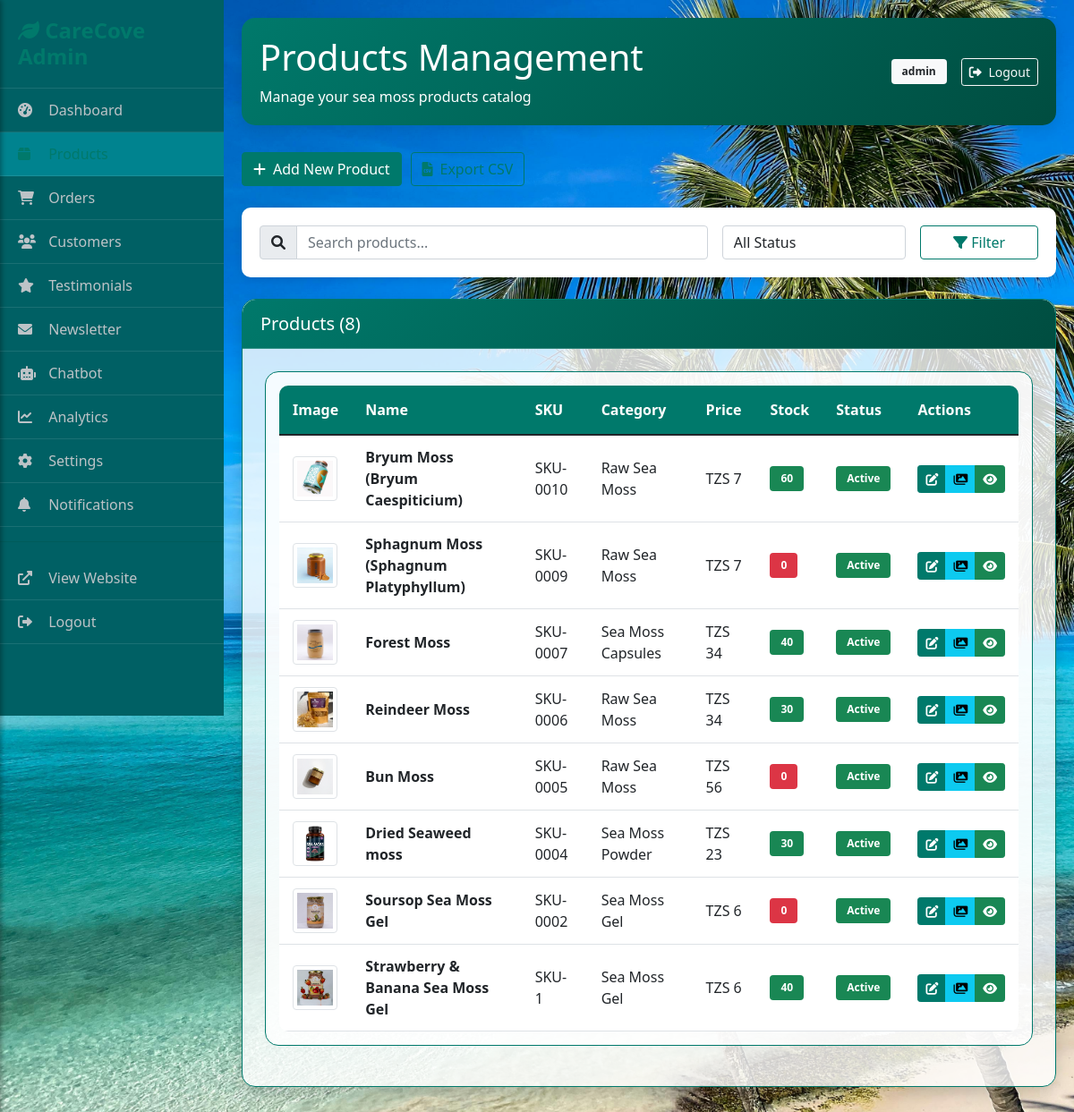
Screenshot of /admin-panel/products/ (signed in) with the database file from the repository.
### shop/models.py (models this page shows, shortened)
class Product(models.Model):
    PRODUCT_TYPES = [
        ('gel', 'Sea Moss Gel'),
        ('powder', 'Sea Moss Powder'),
        ('capsules', 'Sea Moss Capsules'),
        ('raw', 'Raw Sea Moss'),
    ]
    name = models.CharField(max_length=200)
    name_sw = models.CharField(max_length=200, blank=True, help_text="Swahili translation")
    slug = models.SlugField(unique=True)
    category = models.ForeignKey(Category, on_delete=models.CASCADE, related_name='products')
    product_type = models.CharField(max_length=20, choices=PRODUCT_TYPES, default='gel')
    description = models.TextField()
    description_sw = models.TextField(blank=True, help_text="Swahili translation")
    price = models.DecimalField(max_digits=10, decimal_places=2)
    compare_at_price = models.DecimalField(max_digits=10, decimal_places=2, blank=True, null=True)
    cost_price = models.DecimalField(max_digits=10, decimal_places=2, blank=True, null=True)
    sku = models.CharField(max_length=50, unique=True, blank=True)
    stock_quantity = models.PositiveIntegerField(default=0)
    track_inventory = models.BooleanField(default=True)
    allow_backorders = models.BooleanField(default=False)
    weight = models.DecimalField(max_digits=8, decimal_places=2, blank=True, null=True)
    origin = models.CharField(max_length=100, default='Zanzibar, Tanzania')
    ingredients = models.TextField(blank=True)
    benefits = models.TextField(blank=True)
    usage_instructions = models.TextField(blank=True)
    meta_title = models.CharField(max_length=60, blank=True)
    meta_description = models.CharField(max_length=160, blank=True)
    is_active = models.BooleanField(default=True)
    is_featured = models.BooleanField(default=False)
    created_at = models.DateTimeField(auto_now_add=True)
    updated_at = models.DateTimeField(auto_now=True)
    class Meta:
        ordering = ['-created_at']

class ProductImage(models.Model):
    product = models.ForeignKey(Product, on_delete=models.CASCADE, related_name='images')
    image = models.ImageField(upload_to='products/')
    alt_text = models.CharField(max_length=200, blank=True)
    is_primary = models.BooleanField(default=False)
    sort_order = models.PositiveIntegerField(default=0)
    class Meta:
        ordering = ['sort_order', 'id']

class Category(models.Model):
    name = models.CharField(max_length=100)
    name_sw = models.CharField(max_length=100, blank=True, help_text="Swahili translation")
    slug = models.SlugField(unique=True)
    description = models.TextField(blank=True)
    image = models.ImageField(upload_to='categories/', blank=True)
    is_active = models.BooleanField(default=True)
    created_at = models.DateTimeField(auto_now_add=True)
    class Meta:
        verbose_name_plural = 'Categories'
        ordering = ['name']

### admin_panel/views.py (the view, shortened to what this page needs)
# urls.py: path('products/', views.products_list, name='products_list'),
@admin_required
def products_list(request):
    products = Product.objects.all()
    search_query = request.GET.get('search', '')
    category_filter = request.GET.get('category', '')
    status_filter = request.GET.get('status', '')
    sort_by = request.GET.get('sort', '-created_at')
    if search_query:
        products = products.filter(
            Q(name__icontains=search_query) |
            Q(description__icontains=search_query) |
            Q(sku__icontains=search_query)
        )
    if category_filter:
        products = products.filter(category_id=category_filter)
    valid_sort_fields = [
        'name', '-name', 'price', '-price', 'stock_quantity', '-stock_quantity',
        'created_at', '-created_at'
    ]
    if sort_by in valid_sort_fields:
        products = products.order_by(sort_by)
    paginator = Paginator(products, 20)
    page = request.GET.get('page')
    products = paginator.get_page(page)
    categories = Category.objects.all()
    context = {
        'products': products,
        'categories': categories,
        'search_query': search_query,
        'category_filter': category_filter,
        'status_filter': status_filter,
        'sort_by': sort_by,
    }
    return render(request, 'admin_panel/products/list.html', context)

### templates/admin_panel/products/list.html (shortened to what this page needs)
{% extends 'admin_panel/base.html' %}
{% block page_title %}Products Management{% endblock %}
{% block page_description %}Manage your sea moss products catalog{% endblock %}
{% block content %}
<div class="quick-actions mb-4">
    <a href="{% url 'admin_panel:product_add' %}" class="btn btn-primary">
        <i class="fas fa-plus me-2"></i>Add New Product
    </a>
    <button class="btn btn-outline-primary" data-export-url="{% url 'admin_panel:products_export' %}">
        <i class="fas fa-file-csv me-2"></i>Export CSV
    </button>
</div>
<div class="filters mb-4">
    <form method="get" class="row g-3">
        <div class="col-md-7">
            <div class="input-group">
                <span class="input-group-text"><i class="fas fa-search"></i></span>
                <input type="text" class="form-control" name="search" placeholder="Search products..." value="{{ search_query }}">
            </div>
        </div>
        <div class="col-md-3">
            <select class="form-control" name="status">
                <option value="">All Status</option>
            </select>
        </div>
        <div class="col-md-2">
            <button type="submit" class="btn btn-outline-primary w-100">
                <i class="fas fa-filter"></i> Filter
            </button>
        </div>
    </form>
</div>
<div class="card shadow">
    <div class="card-header">
        <h5 class="card-title mb-0">Products ({{ products.paginator.count }})</h5>
    </div>
    <div class="card-body">
        {% if products %}
            <div class="table-responsive">
                <table class="table table-hover">
                    <thead>
                        <tr>
                            <th>Image</th>
                            <th>Name</th>
                            <th>SKU</th>
                            <th>Category</th>
                            <th>Price</th>
                            <th>Stock</th>
                            <th>Status</th>
                            <th>Actions</th>
                        </tr>
                    </thead>
                    <tbody>
                        {% for product in products %}
                        <tr>
                            <td>
                                {% if product.images.first %}
                                    <img src="{{ product.images.first.image.url }}" alt="{{ product.name }}" class="img-thumbnail" style="width: 50px; height: 50px; object-fit: cover;">
                                {% else %}
                                    <div class="img-thumbnail bg-light d-flex align-items-center justify-content-center" style="width: 50px; height: 50px;">
                                        <i class="fas fa-image text-muted"></i>
                                    </div>
                                {% endif %}
                            </td>
                            <td>
                                <strong>{{ product.name }}</strong>
                            </td>
                            <td>{{ product.sku|default:'-' }}</td>
                            <td>{{ product.category.name|default:'-' }}</td>
                            <td>TZS {{ product.price|floatformat:0 }}</td>
                            <td>
                                {% if product.stock_quantity <= 10 %}
                                    <span class="badge bg-danger">{{ product.stock_quantity }}</span>
                                {% else %}
                                    <span class="badge bg-success">{{ product.stock_quantity }}</span>
                                {% endif %}
                            </td>
                            <td>
                                <span class="badge bg-{{ product.is_active|yesno:'success,danger' }}">
                                    {{ product.is_active|yesno:'Active,Inactive' }}
                                </span>
                            </td>
                            <td>
                                <div class="btn-group btn-group-sm">
                                    <a href="{% url 'admin_panel:product_edit' product.id %}" class="btn btn-primary" title="Edit">
                                        <i class="fas fa-edit"></i>
                                    </a>
                                    <a href="{% url 'admin_panel:product_images' product.id %}" class="btn btn-info" title="Images">
                                        <i class="fas fa-images"></i>
                                    </a>
                                    <a href="{% url 'shop:product_detail' product.slug %}" class="btn btn-success" title="View" target="_blank">
                                        <i class="fas fa-eye"></i>
                                    </a>
                                </div>
                            </td>
                        </tr>
                        {% endfor %}
                    </tbody>
                </table>
            </div>
        {% endif %}
    </div>
</div>
{% endblock %}

### templates/admin_panel/base.html (shortened to what this page needs)
<!DOCTYPE html>
<html lang="en">
<head>
    <link href="https://cdn.jsdelivr.net/npm/bootstrap@5.1.3/dist/css/bootstrap.min.css" rel="stylesheet">
    <link rel="stylesheet" href="https://cdnjs.cloudflare.com/ajax/libs/font-awesome/6.0.0/css/all.min.css">
</head>
<body>
    <div class="sidebar" id="sidebar">
        <div class="sidebar-brand">
            <h4><i class="fas fa-leaf"></i> CareCove Admin</h4>
        </div>
        <nav class="nav flex-column">
            <a class="nav-link {% if request.resolver_match.url_name == 'dashboard' %}active{% endif %}" href="{% url 'admin_panel:dashboard' %}">
                <i class="fas fa-tachometer-alt"></i> Dashboard
            </a>
            <a class="nav-link {% if 'products' in request.resolver_match.url_name %}active{% endif %}" href="{% url 'admin_panel:products_list' %}">
                <i class="fas fa-box"></i> Products
            </a>
            <a class="nav-link {% if 'orders' in request.resolver_match.url_name %}active{% endif %}" href="{% url 'admin_panel:orders_list' %}">
                <i class="fas fa-shopping-cart"></i> Orders
            </a>
            <a class="nav-link {% if 'customers' in request.resolver_match.url_name %}active{% endif %}" href="{% url 'admin_panel:customers_list' %}">
                <i class="fas fa-users"></i> Customers
            </a>
            <a class="nav-link {% if 'testimonials' in request.resolver_match.url_name %}active{% endif %}" href="{% url 'admin_panel:testimonials_list' %}">
                <i class="fas fa-star"></i> Testimonials
            </a>
            <a class="nav-link {% if 'newsletter' in request.resolver_match.url_name %}active{% endif %}" href="{% url 'admin_panel:newsletter_list' %}">
                <i class="fas fa-envelope"></i> Newsletter
            </a>
            <a class="nav-link {% if 'chatbot' in request.resolver_match.url_name %}active{% endif %}" href="{% url 'admin_panel:chatbot_management' %}">
                <i class="fas fa-robot"></i> Chatbot
            </a>
            <a class="nav-link {% if 'analytics' in request.resolver_match.url_name %}active{% endif %}" href="{% url 'admin_panel:analytics' %}">
                <i class="fas fa-chart-line"></i> Analytics
            </a>
            <a class="nav-link {% if 'settings' in request.resolver_match.url_name %}active{% endif %}" href="{% url 'admin_panel:admin_settings' %}">
            <i class="fas fa-cog"></i> Settings
            </a>
            <a class="nav-link {% if 'notifications' in request.resolver_match.url_name %}active{% endif %}" href="{% url 'admin_panel:notifications_list' %}">
                <i class="fas fa-bell"></i> Notifications
            </a>
            <hr style="border-color: rgba(255,255,255,0.1);">
            <a class="nav-link" href="{% url 'shop:home' %}" target="_blank">
                <i class="fas fa-external-link-alt"></i> View Website
            </a>
            <a class="nav-link" href="{% url 'accounts:logout' %}">
                <i class="fas fa-sign-out-alt"></i> Logout
            </a>
        </nav>
    </div>
    <div class="main-content">
        <div class="header">
            <div class="d-flex justify-content-between align-items-center">
                <div>
                    <h1>{% block page_title %}CareCove Admin Panel{% endblock %}</h1>
                    <p class="mb-0">{% block page_description %}Manage your CareCove e-commerce platform{% endblock %}</p>
                </div>
                <div class="d-flex align-items-center gap-3">
                    <span class="badge bg-light text-dark">{{ user.get_full_name|default:user.username }}</span>
                    <a href="{% url 'accounts:logout' %}" class="btn btn-sm btn-outline-light">
                        <i class="fas fa-sign-out-alt me-1"></i> Logout
                    </a>
                </div>
            </div>
        </div>
        {% block content %}{% endblock %}
    </div>
</body>
</html>

### rows the page displays
Product: images.first.image (picture), name "Bryum Moss (Bryum Caespiticium)", sku "SKU-0010", category.name "Raw Sea Moss", price "7", stock_quantity "60", is_active "Active"
Product: images.first.image (picture), name "Sphagnum Moss (Sphagnum Platyphyllum)", sku "SKU-0009", category.name "Raw Sea Moss", price "7", stock_quantity "0", is_active "Active"
Product: images.first.image (picture), name "Forest Moss", sku "SKU-0007", category.name "Sea Moss Capsules", price "34", stock_quantity "40", is_active "Active"
Product: images.first.image (picture), name "Reindeer Moss", sku "SKU-0006", category.name "Raw Sea Moss", price "34", stock_quantity "30", is_active "Active"
Product: images.first.image (picture), name "Bun Moss", sku "SKU-0005", category.name "Raw Sea Moss", price "56", stock_quantity "0", is_active "Active"
Product: images.first.image (picture), name "Dried Seaweed moss", sku "SKU-0004", category.name "Sea Moss Powder", price "23", stock_quantity "30", is_active "Active"
Product: images.first.image (picture), name "Soursop Sea Moss Gel", sku "SKU-0002", category.name "Sea Moss Gel", price "6", stock_quantity "0", is_active "Active"
Product: images.first.image (picture), name "Strawberry & Banana Sea Moss Gel", sku "SKU-1", category.name "Sea Moss Gel", price "6", stock_quantity "40", is_active "Active"

### other values shown
{{ user.get_full_name|default:user.username }} "admin"
{{ products.paginator.count }} "8"
